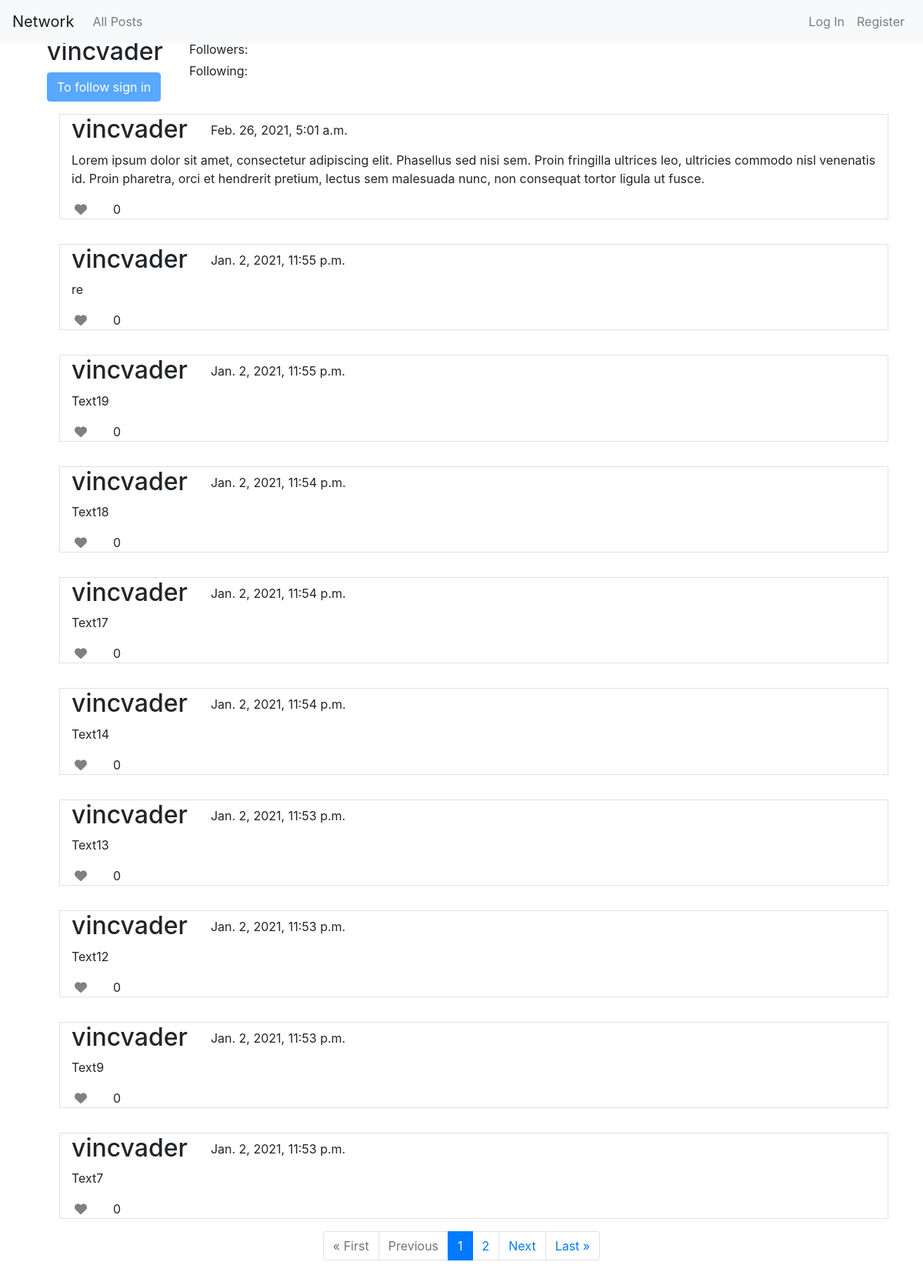
Before: /profile/1 with the older database file.
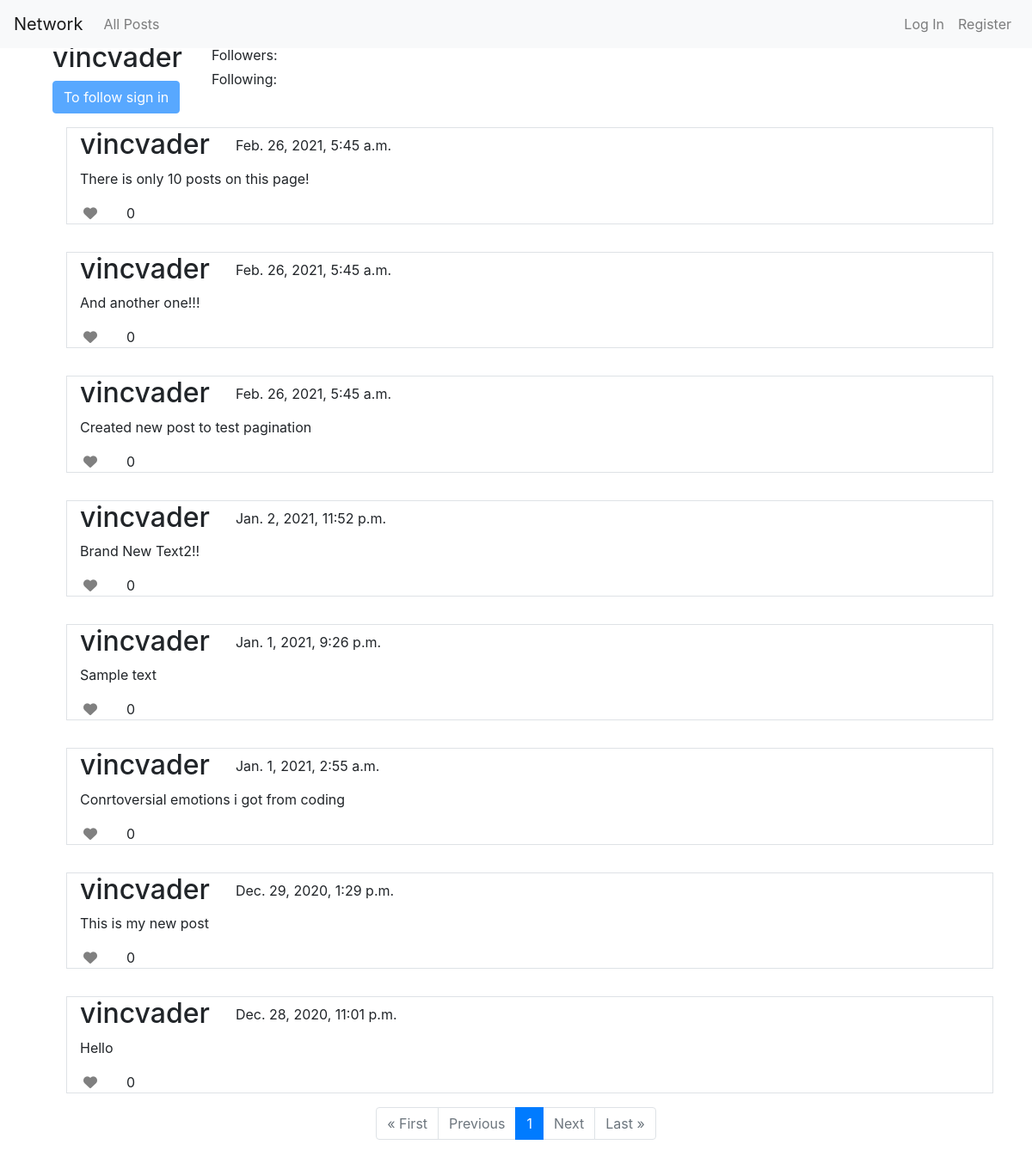
After: the same page with the newer database file.
### network/models.py (models this page shows, shortened)
class Post(models.Model):
    author = models.ForeignKey(User, on_delete=models.CASCADE)
    content = models.TextField(max_length=255)
    date_posted = models.DateTimeField(auto_now_add=True)

class User(AbstractUser):
    pass

### network/views.py (the view)
# urls.py: path("profile/<int:user_id>", views.profile, name="profile"),
def profile(request, user_id):
    posts = Post.objects.filter(author=user_id).order_by("-date_posted").all()
    if request.user.is_authenticated:
        try:
            follow = Follow.objects.get(user=posts.first().author, following_user=request.user)
        except Follow.DoesNotExist:
            follow = None
    else:
        follow = None
    for post in posts:
        post.likes_count = len(Like.objects.filter(post=post.pk))
        if request.user.is_authenticated:
            try:
                Like.objects.get(post=post.pk, user=request.user)
                post.liked = True
            except Like.DoesNotExist:
                post.liked = False
    paginator = Paginator(posts, 10)
    page_number = request.GET.get('page')
    page_obj = paginator.get_page(page_number)
    return render(request, "network/profile.html", {
        "follow": follow,
        'page_obj': page_obj,
    })

### network/templates/network/profile.html (shortened to what the changed rows need)
{% extends "network/layout.html" %}
{% block body %}
<div class="row m-3">
    <div class="row">
        <div class="col col-auto">
            <h2>
                {{page_obj.0.author}}
            </h2>
            {% if page_obj.0.author == request.user %}
            <p>Your profile page</p>
            <button class="btn btn-primary follow-btn follow" style="display: none;" data-user="{{page_obj.0.author.pk}}"></button>
            {%else%}
            {%if request.user.is_authenticated %}
            <button class="btn btn-primary follow-btn follow" data-user="{{page_obj.0.author.pk}}"></button>
            {%else %}
            <button class="btn btn-primary follow-btn follow" disabled data-user="{{page_obj.0.author.pk}}">
            To follow sign in</button>
            {%endif%}
            {% endif %}
        </div>
    </div>
    {%for post in page_obj%}
    <div class="col-12 m-3 border">
        <div class="row">
            <div class="col col-auto">
                <h2>
                    {{post.author}}
                </h2>
            </div>
            <div class="col">
                <p class=" mt-2 mb-0">
                    {{post.date_posted}}
                </p>
            </div>
            <div class="col-12">
                <p>{{post.content}}</p>
                <div class="like-wrapper row">
                    <div class="col col-auto">
                        {%if request.user.is_authenticated %}
                        <i class="fas fa-heart p-1 like" data-user="{{request.user.pk}}" data-post="{{post.pk}}"
                            data-liked='{{post.liked}}'></i>
                        {%else%}
                        <i class="fas fa-heart p-1 like" disabled></i>
                        {%endif%}
                    </div>
                    <div class="col like-count" data-post="{{post.pk}}">
                        0
                    </div>
                </div>
            </div>
        </div>
    </div>
    {% endfor %}
    <div class="col-12">
        <nav aria-label="Page navigation example">
            <ul class="pagination justify-content-center">
                {%for page in page_obj.paginator.page_range %}
                {% if page_obj.number == page %}
                <li class="page-item active"><a class="page-link" href="?page={{page}}">{{page}}</a></li>
                {% else %}
                <li class="page-item"><a class="page-link" href="?page={{page}}">{{page}}</a></li>
                {%endif%}
                {%endfor%}
                {% if page_obj.has_next %}
                <li class="page-item">
                    <a class="page-link" href="?page={{ page_obj.next_page_number }}">Next</a>
                </li>
                <li class="page-item">
                    <a class="page-link" href="?page={{ page_obj.paginator.num_pages }}">Last &raquo;</a>
                </li>
                {%else%}
                <li class="page-item disabled">
                    <a class="page-link" href="#">Next</a>
                </li>
                <li class="page-item disabled">
                    <a class="page-link" href="#">Last &raquo;</a>
                </li>
                {% endif %}
            </ul>
        </nav>
    </div>
</div>
{% endblock %}

Changed rows visible on the page:
removed Post: author.username "vincvader", author "vincvader", date_posted "Feb. 26, 2021, 5:01 a.m.", content "Lorem ipsum dolor sit amet, consectetur adipiscing elit. Phasellus sed nisi sem. Proin fringilla ultrices leo, ultricies commodo nisl venenatis id. Proin pharetra, orci et hendrerit pretium, lectus sem malesuada nunc, non consequat tortor ligula ut fusce."
removed Post: author "vincvader", date_posted "Jan. 2, 2021, 11:55 p.m.", content "re"
removed Post: author "vincvader", date_posted "Jan. 2, 2021, 11:55 p.m.", content "Text19"
removed Post: author "vincvader", date_posted "Jan. 2, 2021, 11:54 p.m.", content "Text18"
removed Post: author "vincvader", date_posted "Jan. 2, 2021, 11:54 p.m.", content "Text17"
removed Post: author "vincvader", date_posted "Jan. 2, 2021, 11:54 p.m.", content "Text14"
removed Post: author "vincvader", date_posted "Jan. 2, 2021, 11:53 p.m.", content "Text13"
removed Post: author "vincvader", date_posted "Jan. 2, 2021, 11:53 p.m.", content "Text12"
removed Post: author "vincvader", date_posted "Jan. 2, 2021, 11:53 p.m.", content "Text9"
removed Post: author "vincvader", date_posted "Jan. 2, 2021, 11:53 p.m.", content "Text7"
added Post: author.username "vincvader", author "vincvader", date_posted "Feb. 26, 2021, 5:45 a.m.", content "There is only 10 posts on this page!"
added Post: author "vincvader", date_posted "Feb. 26, 2021, 5:45 a.m.", content "And another one!!!"
added Post: author "vincvader", date_posted "Feb. 26, 2021, 5:45 a.m.", content "Created new post to test pagination"
now on this page (row edited): Post: author "vincvader", date_posted "Jan. 2, 2021, 11:52 p.m.", content "Brand New Text2!!"
now on this page (row unchanged): Post: author "vincvader", date_posted "Jan. 1, 2021, 9:26 p.m.", content "Sample text"
now on this page (row unchanged): Post: author "vincvader", date_posted "Jan. 1, 2021, 2:55 a.m.", content "Conrtoversial emotions i got from coding"
now on this page (row unchanged): Post: author "vincvader", date_posted "Dec. 29, 2020, 1:29 p.m.", content "This is my new post"
now on this page (row unchanged): Post: author "vincvader", date_posted "Dec. 28, 2020, 11:01 p.m.", content "Hello"
Other visible differences:
list line gone: "2"
